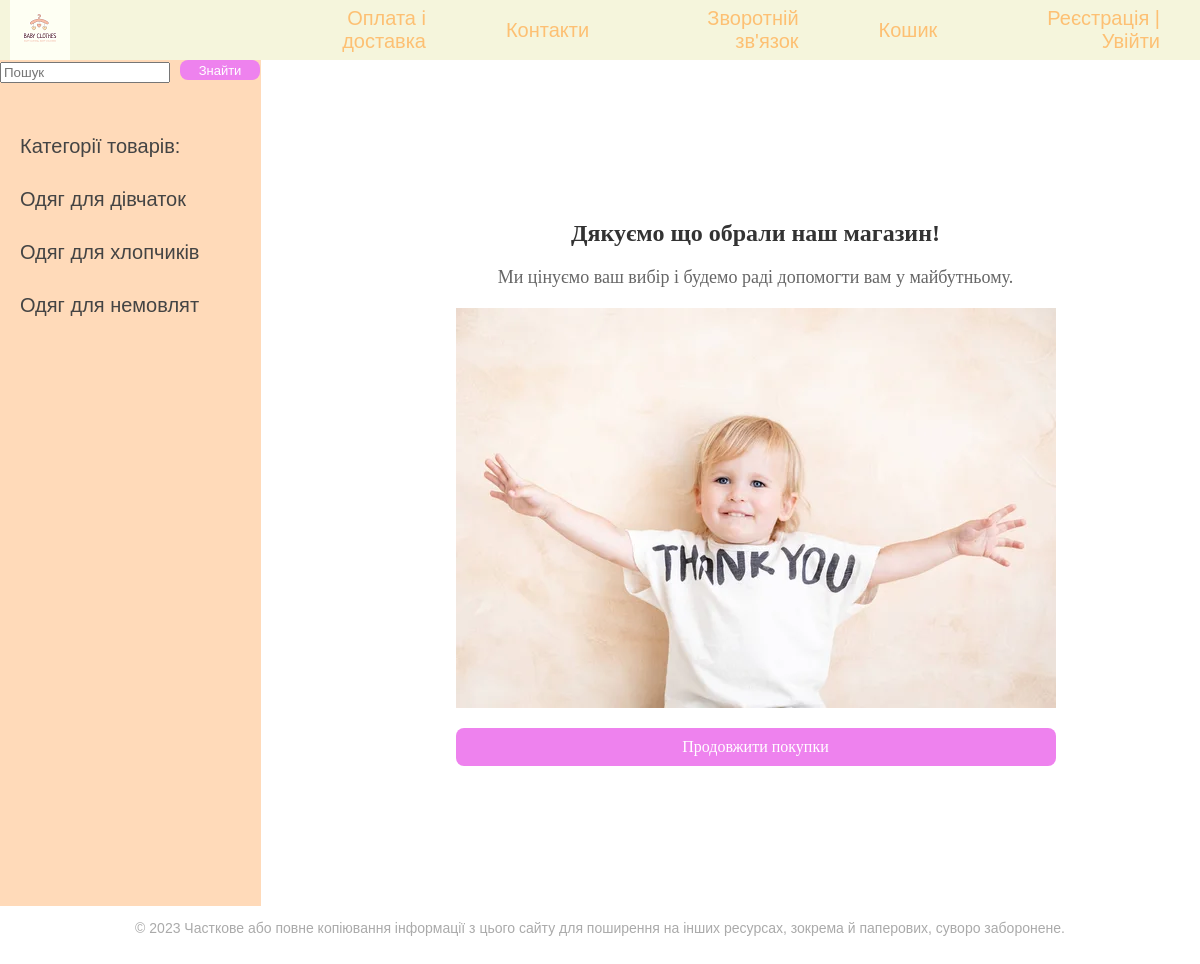
Page /confirm_page/ on the committed database.
### online_store/models.py (models this page shows, shortened)
class Category(models.Model):
    name = models.CharField(max_length=100, db_index=True, verbose_name = 'Категорія')
    slug = models.SlugField(max_length=255, unique=True, null=True, db_index=True, verbose_name='URL')
    def get_absolute_url(self):
        return reverse('category', kwargs={'cat_id': self.pk})
    class Meta:
        verbose_name = 'Категорія'
        verbose_name_plural = 'Категорії'
        ordering = ['id']

### online_store/views.py (the view, shortened to what this page needs)
# urls.py: path('confirm_page/', confirm_page, name='confirm_page'),
def confirm_page(request):
    goods = Category.objects.all()
    request.session.pop('selected_product_ids', None)
    context = {'menu': menu, 'goods': goods}
    return render(request, 'confirm_page.html', context=context)

### online_store/templates/confirm_page.html
{% extends 'base.html' %}
{% load static %}
{% block content %}
  <div class="thank-you-page">
    <h2 class="thank-you-heading">Дякуємо що обрали наш магазин!</h2>
    <p class="thank-you-message">Ми цінуємо ваш вибір і будемо раді допомогти вам у майбутньому.</p>
    <img src="{% static 'images/thank-you-image.jpg' %}" alt="Thank You Image" class="thank-you-image">
    <a href="{% url 'home' %}" class="continue-shopping-link">Продовжити покупки</a>
  </div>
{% endblock %}

### online_store/templates/base.html (shortened to what this page needs)
<!DOCTYPE html>
{% load static %}
<html>
<head>
    <link type="text/css" href="{% static 'css/styles.css'%}" rel="stylesheet">
</head>
<body>
<table class="table-page" border=0 cellpadding="0" cellspacing="0">
<tr><td valign=top>
{% block mainmenu %}
<div class="header">
		<ul id="mainmenu" class="mainmenu">
		<li class="logo"><a href="/"><div class="logo"></div></a></li>
{% for m in menu %}
			<li><a href="{% url m.url_name %}">{{m.title}}</a></li>
{% endfor %}
{% if user.is_authenticated %}
<li><a href="{% url 'client_page' %}">{{user.username}}</a> | <a href="{% url 'logout' %}">Вийти</a></li>
{% else %}
<li><a href="{% url 'register' %}">Реєстрація</a> | <a href="{% url 'login' %}">Увійти</a></li>
{% endif %}
		</ul>
</div>
{% endblock %}
<table class="table-content" border=0 cellpadding="0" cellspacing="0">
<tr>
<td valign="top" class="left-chapters">
	<form class="form-inline mt-2 mt-md-0" method="get">
    				<input name="q" class="form-control custom-input-style mr-sm-2" type="text" placeholder="Пошук" aria-label="Search">
		<div class="search-container">
					<input type="submit" value="Знайти" class="button-style">
		</div>
	</form>
<ul id="leftchapters">
{% if cat_selected == 0 %}
		<li class="selected">Категорії товарів:</li>
{% else %}
		<li><a href="{% url 'home' %}">Категорії товарів:</a></li>
{% endif %}
{% for c in goods %}
		<li><a href="{{ c.get_absolute_url }}">{{c.name}}</a></li>
{% endfor %}
</ul>
</td>
<td valign="top" class="content">
<div class="content-text">
{% block content %}
{% endblock %}
</div>
</td></tr></table></td></tr>
<tr><td valign=top>
	<div id="footer">
		<p>&copy; 2023 Часткове або повне копіювання інформації з цього сайту для поширення на інших ресурсах, зокрема й паперових, суворо заборонене.</p>
	</div>
</td></tr></table>
</body>
</html>

### online_store/static/css/styles.css (style rules this page uses)
html, body { font-family: 'Arial'; margin: 0; padding: 0; height: 100%; width: 100%; color: #444; }
.button-style { background-color: violet; color: #fff; padding: 20px 10px; border: none; border-radius: 5px; cursor: pointer; }
a { color: #0059b2; text-decoration: none; }
img { max-width: 600px; height: auto; }
.table-page { width: 100%; height: 100%; vertical-align: top; }
.table-page tr { height: 100%; }
.header { display: flex; background: beige; height: 60px; align-items: left; }
.logo { background: url('../images/p.png') no-repeat 10px 5px; width: 250px; height: 70px; }
ul.mainmenu { list-style: none; margin: 0; padding: 0; height: 60px; color: #fdc073; font-size: 20px; overflow: hidden; text-align: right; align-items: center; flex-grow: 1; display: flex; justify-content: flex-end; }
ul.mainmenu li { display: inline-block; margin: 0 40px; }
ul.mainmenu li.logo { margin: 0; }
ul.mainmenu li a { color: #fdc073; text-decoration: none; }
.table-content { width: 100%; min-height: 100%; height: 100%; }
.left-chapters { margin: 0; background: #FFDAB9; border-right: 1px solid #FFDAB9; min-height: 100%; }
.left-chapters ul { width: 230px; min-height: 100%; margin: 0; padding: 20px 10px 10px 20px; list-style: none; font-size: 20px; }
.left-chapters ul li { margin: 30px 0 0 0; color: #999; }
.left-chapters ul li a { color: #444; text-decoration: none; }
.content { padding: 40px 20px 20px 40px; width: 100%; box-sizing: border-box; }
.content-text { margin: 60px 0 0 30px; color: #000; font-size: 20px; font-family: Yandex Sans Display Light; }
#footer { box-sizing: border-box; width: 100%; background: lightbeige; padding: 60px; color: #aaa; font-size: 14px; font-family: Verdana, Geneva, Arial, Helvetica; text-align: center; overflow: hidden; }
.custom-input-style { width: 80%; }
ul { list-style: none; }
li { display: flex; align-items: flex-start; margin-bottom: 20px; }
.button-style { display: inline-block; padding: 10px; min-width: 70px; background: violet; color: #fff; text-decoration: none; border-radius: 8px; }
.search-container { display: flex; align-items: center; justify-content: flex-end; margin-bottom: 5px; }
.form-inline { display: flex; align-items: center; }
.custom-input-style { margin-right: 10px; }
.button-style { margin-left: 0; width: 80px; height: 20px; padding: 0px; font-size: 13px; }
.thank-you-page { text-align: center; padding: 40px; }
.thank-you-heading { font-size: 24px; color: #333; margin-bottom: 20px; }
.thank-you-message { font-size: 18px; color: #666; margin-bottom: 20px; }
.thank-you-image { width: 600px; height: 400px; margin-bottom: 30px; display: block; margin: 0 auto; }
.continue-shopping-link { color: #fff; background-color: violet; padding: 10px 10px; font-size: 16px; text-decoration: none; border-radius: 8px; display: block; margin: 20px auto; max-width: 580px; width: 100%; }

### rows in the picture
Category: name "Одяг для дівчаток"
Category: name "Одяг для хлопчиків"
Category: name "Одяг для немовлят"

### other values in the picture
{{ m.title }} "Оплата і доставка" "Контакти" "Зворотній зв'язок" "Кошик"
